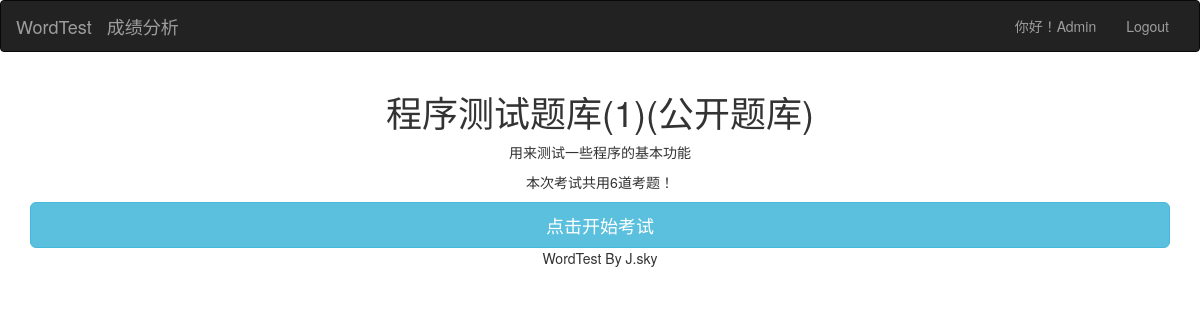
The page /app/qindex?qbid=2 (signed in) on the database its author committed.
### app/models.py (models this page shows, shortened)
class UserProfile(AbstractUser):
    user_nick_name = models.CharField(max_length=24, verbose_name=u'用户昵称', default="")
    user_gender = models.CharField(max_length=10, choices=(("1", "男"), ("0", "女")), default="1", verbose_name=u"性别选择")
    user_birday = models.DateField(verbose_name=u"用户生日", null=True, blank=True)
    user_detail = models.CharField(max_length=200, verbose_name=u"个人简介", default='')
    user_image = models.ImageField(upload_to="image/user/%Y/%m", default="image/user/default.png", max_length=100,
                                   verbose_name=u"用户头像")
    class Meta:
        verbose_name = u'用户表'
        verbose_name_plural = verbose_name

class Questionbank(models.Model):
    name = models.CharField(max_length=99, verbose_name='题库名称', null=False, unique=True)
    detail = models.CharField(max_length=100, verbose_name='题库介绍', default='')
    words = models.ManyToManyField(Word, verbose_name='题库内容')
    isopen = models.CharField(max_length=2, choices=(("0", "私有"), ("1", "公开")), default="1", verbose_name="题库是否公开")
    q_user = models.ForeignKey(UserProfile, on_delete=models.CASCADE, verbose_name='题库创建即拥有者', null=True, blank=True,
                               related_name='q_user')
    q_create_time = models.DateTimeField(verbose_name='创建时间', auto_now_add=True)
    q_update_time = models.DateTimeField(verbose_name='更新时间', auto_now=True)
    class Meta:
        verbose_name = '题库表'
        verbose_name_plural = verbose_name

### app/views.py (the view)
# urls.py: path('qindex', views.qindex, name='qindex'),
@login_required
def qindex(request):
    qbid = int(request.GET.get('qbid', '0'))  # 默认为第一题
    qb = Questionbank.objects.get(pk=qbid)
    qblist = []  # 题库list
    for w in qb.words.all():
        qblist.append([w.word, w.ch_meaning, w.id])
    tit = qb.name
    detail = qb.detail
    c = qb.words.all().count()
    random.shuffle(qblist)  # 随机打乱
    request.session['qb'] = qblist  # 本次考试所有题
    request.session['qbid'] = qb.id  # 题库ID
    request.session['answers'] = []  # 答案列表
    request.session['start'] = True  # 本次答题开始
    request.session['p'] = 0  # 本次答题开始
    request.session['starttime'] = time.time()
    p = 0
    return render(request, 'app/qindex.html', {
        'tit': tit,
        'detail': detail,
        'p': p,
        'c':c,
    })

### templates/app/qindex.html (shortened to what this page needs)
{% extends 'base.html' %}
{% load staticfiles %}
{% block page %}
    <div class="container">
        <div class="row clearfix">
            <div class="col-md-12 column">
                <h1 class="text-center">
                    {{ tit }}
                </h1>
                <p class="text-center">
                    {{ detail }}
                </p>
                <p class="text-center">
                    本次考试共用{{ c }}道考题！
                </p>
                <a type="button" class="btn btn-info btn-lg btn-block" href="/app/q">点击开始考试</a>
            </div>
        </div>
    </div>
{% endblock %}

### templates/base.html (shortened to what this page needs)
<!DOCTYPE html>
<html>
{% load staticfiles %}
<head>
    <link href="{% static 'bootstrap337/css/bootstrap.css' %}" rel="stylesheet">
    <link href="{% static 'app.css' %}" rel="stylesheet">
</head>
<body>
<header>
<nav class="navbar navbar-inverse">
      <div class="container-fluid">
        <div class="navbar-header">
          <a class="navbar-brand" href="{% url 'index' %}">WordTest</a>
            <a class="navbar-brand" href="{% url 'score' %}">成绩分析</a>
        </div>
        <div class="collapse navbar-collapse" id="bs-example-navbar-collapse-9">
          <ul class="nav navbar-nav navbar-right">
              <li class=""><a href="#">你好！{{ request.user.user_nick_name }}</a></li>
            <li class=""><a href="{% url 'logout' %}">Logout</a></li>
          </ul>
        </div>
      </div>
    </nav>
</header>
{% block page %}
{% endblock page %}
   <footer class="bs-docs-footer" >
    <p class="text-center">WordTest By J.sky</p>
</footer>
</body>
</html>

### rows shown on the page
UserProfile: user.user_nick_name "Admin"
Questionbank: name "程序测试题库(1)(公开题库)", detail "用来测试一些程序的基本功能"

### other values the page prints
{{ c }} "6"
